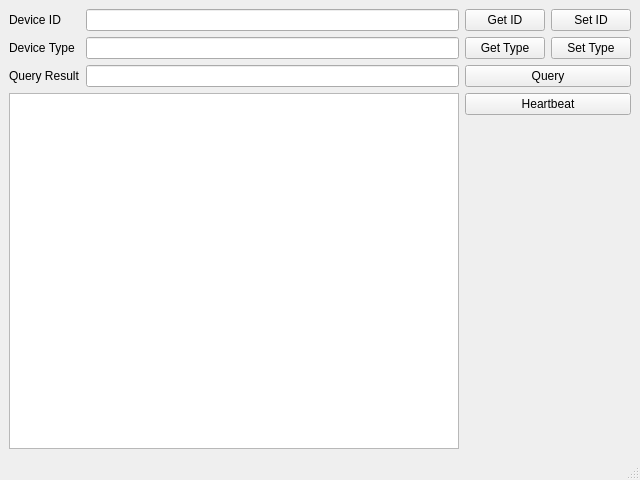
<?xml version="1.0" encoding="UTF-8"?>
<ui version="4.0">
 <class>MainWin</class>
 <widget class="QMainWindow" name="MainWin">
  <property name="geometry">
   <rect>
    <x>0</x>
    <y>0</y>
    <width>640</width>
    <height>480</height>
   </rect>
  </property>
  <property name="windowTitle">
   <string>Sensor Toolkit</string>
  </property>
  <widget class="QWidget" name="centralwidget">
   <layout class="QGridLayout" name="gridLayout">
    <item row="3" column="2" colspan="2">
     <widget class="QPushButton" name="heartbeatButton">
      <property name="text">
       <string>Heartbeat</string>
      </property>
     </widget>
    </item>
    <item row="0" column="0">
     <widget class="QLabel" name="label">
      <property name="text">
       <string>Device ID</string>
      </property>
     </widget>
    </item>
    <item row="0" column="1">
     <widget class="QLineEdit" name="deviceIDLineEdit"/>
    </item>
    <item row="0" column="2">
     <widget class="QPushButton" name="getIDButton">
      <property name="text">
       <string>Get ID</string>
      </property>
     </widget>
    </item>
    <item row="0" column="3">
     <widget class="QPushButton" name="setIDButton">
      <property name="text">
       <string>Set ID</string>
      </property>
     </widget>
    </item>
    <item row="1" column="0">
     <widget class="QLabel" name="label_2">
      <property name="text">
       <string>Device Type</string>
      </property>
     </widget>
    </item>
    <item row="1" column="1">
     <widget class="QLineEdit" name="deviceTypeLineEdit"/>
    </item>
    <item row="2" column="2" colspan="2">
     <widget class="QPushButton" name="queryButton">
      <property name="text">
       <string>Query</string>
      </property>
     </widget>
    </item>
    <item row="1" column="2">
     <widget class="QPushButton" name="getTypeButton">
      <property name="text">
       <string>Get Type</string>
      </property>
     </widget>
    </item>
    <item row="1" column="3">
     <widget class="QPushButton" name="setTypeButton">
      <property name="text">
       <string>Set Type</string>
      </property>
     </widget>
    </item>
    <item row="2" column="0">
     <widget class="QLabel" name="label_3">
      <property name="text">
       <string>Query Result</string>
      </property>
     </widget>
    </item>
    <item row="2" column="1">
     <widget class="QLineEdit" name="queryLineEdit"/>
    </item>
    <item row="3" column="0" rowspan="2" colspan="2">
     <widget class="QListWidget" name="logList"/>
    </item>
    <item row="4" column="2" colspan="2">
     <spacer name="verticalSpacer">
      <property name="orientation">
       <enum>Qt::Vertical</enum>
      </property>
      <property name="sizeHint" stdset="0">
       <size>
        <width>20</width>
        <height>40</height>
       </size>
      </property>
     </spacer>
    </item>
   </layout>
  </widget>
  <widget class="QMenuBar" name="menubar">
   <property name="geometry">
    <rect>
     <x>0</x>
     <y>0</y>
     <width>640</width>
     <height>26</height>
    </rect>
   </property>
  </widget>
  <widget class="QStatusBar" name="statusbar"/>
 </widget>
 <resources/>
 <connections/>
</ui>
